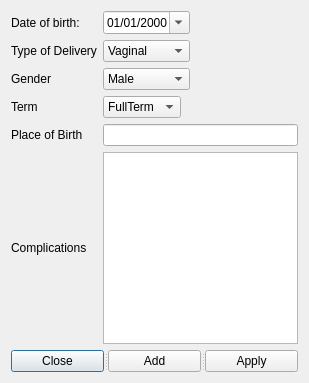
<?xml version="1.0" encoding="UTF-8"?>
<ui version="4.0">
 <class>addSiblings</class>
 <widget class="QDialog" name="addSiblings">
  <property name="geometry">
   <rect>
    <x>0</x>
    <y>0</y>
    <width>309</width>
    <height>369</height>
   </rect>
  </property>
  <property name="windowTitle">
   <string>Add Siblings</string>
  </property>
  <layout class="QGridLayout" name="gridLayout">
   <item row="9" column="0" colspan="3">
    <widget class="QSplitter" name="splitter">
     <property name="orientation">
      <enum>Qt::Horizontal</enum>
     </property>
     <widget class="QPushButton" name="closeButton">
      <property name="sizePolicy">
       <sizepolicy hsizetype="Fixed" vsizetype="Fixed">
        <horstretch>0</horstretch>
        <verstretch>0</verstretch>
       </sizepolicy>
      </property>
      <property name="text">
       <string>Close</string>
      </property>
     </widget>
     <widget class="QPushButton" name="addSibling">
      <property name="sizePolicy">
       <sizepolicy hsizetype="Fixed" vsizetype="Fixed">
        <horstretch>0</horstretch>
        <verstretch>0</verstretch>
       </sizepolicy>
      </property>
      <property name="text">
       <string>Add</string>
      </property>
     </widget>
     <widget class="QPushButton" name="editSibling">
      <property name="text">
       <string>Apply</string>
      </property>
     </widget>
    </widget>
   </item>
   <item row="0" column="1">
    <widget class="QDateEdit" name="dateOfBirth">
     <property name="alignment">
      <set>Qt::AlignCenter</set>
     </property>
     <property name="accelerated">
      <bool>true</bool>
     </property>
     <property name="maximumDate">
      <date>
       <year>2100</year>
       <month>12</month>
       <day>31</day>
      </date>
     </property>
     <property name="minimumDate">
      <date>
       <year>1900</year>
       <month>9</month>
       <day>14</day>
      </date>
     </property>
     <property name="displayFormat">
      <string>dd/MM/yyyy</string>
     </property>
     <property name="calendarPopup">
      <bool>true</bool>
     </property>
    </widget>
   </item>
   <item row="0" column="0">
    <widget class="QLabel" name="label">
     <property name="text">
      <string>Date of birth:</string>
     </property>
    </widget>
   </item>
   <item row="1" column="0">
    <widget class="QLabel" name="label_2">
     <property name="text">
      <string>Type of Delivery</string>
     </property>
    </widget>
   </item>
   <item row="2" column="1">
    <widget class="QComboBox" name="gender">
     <item>
      <property name="text">
       <string>Male</string>
      </property>
     </item>
     <item>
      <property name="text">
       <string>Female</string>
      </property>
     </item>
     <item>
      <property name="text">
       <string>Twins</string>
      </property>
     </item>
    </widget>
   </item>
   <item row="1" column="1">
    <widget class="QComboBox" name="typeOfDelivery">
     <property name="sizePolicy">
      <sizepolicy hsizetype="Preferred" vsizetype="Preferred">
       <horstretch>0</horstretch>
       <verstretch>0</verstretch>
      </sizepolicy>
     </property>
     <item>
      <property name="text">
       <string>Vaginal</string>
      </property>
     </item>
     <item>
      <property name="text">
       <string>C/S</string>
      </property>
     </item>
     <item>
      <property name="text">
       <string>D&amp;C</string>
      </property>
     </item>
    </widget>
   </item>
   <item row="7" column="0">
    <widget class="QLabel" name="label_5">
     <property name="text">
      <string>Complications</string>
     </property>
    </widget>
   </item>
   <item row="2" column="0">
    <widget class="QLabel" name="label_3">
     <property name="text">
      <string>Gender</string>
     </property>
    </widget>
   </item>
   <item row="6" column="1" colspan="2">
    <widget class="genericLineEdit" name="placeOfBirth"/>
   </item>
   <item row="1" column="2">
    <spacer name="horizontalSpacer_3">
     <property name="orientation">
      <enum>Qt::Horizontal</enum>
     </property>
     <property name="sizeHint" stdset="0">
      <size>
       <width>40</width>
       <height>20</height>
      </size>
     </property>
    </spacer>
   </item>
   <item row="6" column="0">
    <widget class="QLabel" name="label_4">
     <property name="text">
      <string>Place of Birth</string>
     </property>
    </widget>
   </item>
   <item row="3" column="0">
    <widget class="QLabel" name="label_6">
     <property name="text">
      <string>Term</string>
     </property>
    </widget>
   </item>
   <item row="3" column="1">
    <widget class="QComboBox" name="state">
     <property name="sizePolicy">
      <sizepolicy hsizetype="Fixed" vsizetype="Fixed">
       <horstretch>0</horstretch>
       <verstretch>0</verstretch>
      </sizepolicy>
     </property>
     <item>
      <property name="text">
       <string>FullTerm</string>
      </property>
     </item>
     <item>
      <property name="text">
       <string>PreTerm</string>
      </property>
     </item>
     <item>
      <property name="text">
       <string>Abortion</string>
      </property>
     </item>
     <item>
      <property name="text">
       <string>IUFD</string>
      </property>
     </item>
    </widget>
   </item>
   <item row="7" column="1" colspan="2">
    <widget class="TextEdit" name="complications">
     <property name="sizePolicy">
      <sizepolicy hsizetype="Expanding" vsizetype="Fixed">
       <horstretch>0</horstretch>
       <verstretch>0</verstretch>
      </sizepolicy>
     </property>
    </widget>
   </item>
  </layout>
 </widget>
 <customwidgets>
  <customwidget>
   <class>TextEdit</class>
   <extends>QTextEdit</extends>
   <header>textedit.h</header>
  </customwidget>
  <customwidget>
   <class>genericLineEdit</class>
   <extends>QLineEdit</extends>
   <header>genericlineedit.h</header>
  </customwidget>
 </customwidgets>
 <resources/>
 <connections/>
</ui>
